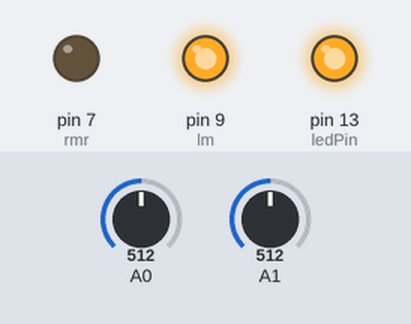
Recording of a sketch running on a simulated Arduino Uno, built with avr-gcc and run on an emulated ATmega328P. Shown: output pins drawn as LEDs (lit = HIGH). The inputs (shaded band) are chosen by the test bench; at power-on: A1 = 512, A0 = 512. Pins used as bus, display or sensor lines are not drawn; what the sketch prints to the serial monitor is not drawn.

Above: at 1.8 s.
1.9 s: A1 set to 378
3.4 s: A1 set to 352
At 4.9 s:
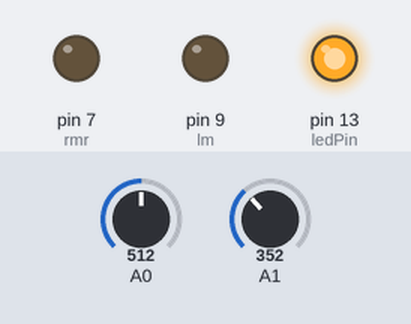
5.5 s: A0 set to 321
7.2 s: A0 set to 287
At 9.2 s:
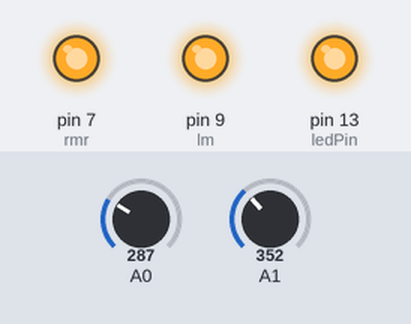
9.5 s: A0 set to 335
At 10.9 s:
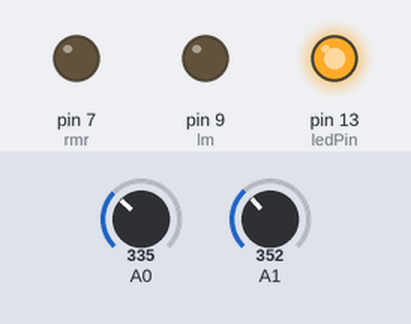
11.5 s: A0 set to 295
At 12.4 s:
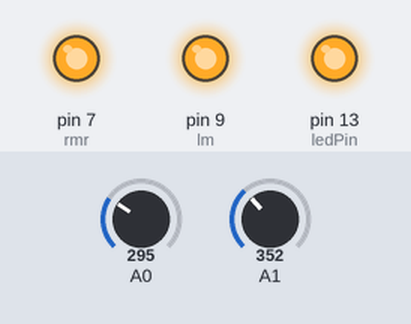
Timing chart, 0 to 14.5 s (numbered marks = the images above; inputs shaded):
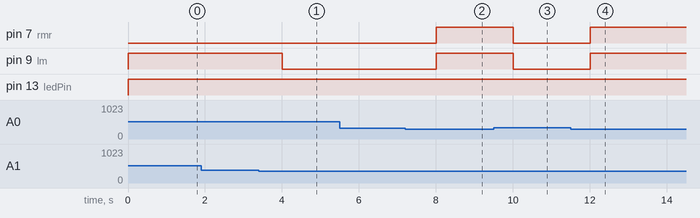

Measured:
- the behaviour switches between 361 and 360 on A1 (found by bisection; images 0 and 1)
- the behaviour switches between 305 and 304 on A0 (found by bisection; images 1 and 2)
- after the input at 3.4 s, pin 9 (lm): HIGH → LOW after 0.60 s
- after the input at 5.5 s, every drawn part: stays the same
- after the input at 7.2 s, pin 7 (rmr), pin 9 (lm): LOW → HIGH after 0.81 s
- after the input at 9.5 s, pin 7 (rmr), pin 9 (lm): HIGH → LOW after 0.51 s
- after the input at 11.5 s, pin 7 (rmr), pin 9 (lm): LOW → HIGH after 0.51 s

The sketch:

receiver.txt.ino
```cpp
//int xPin=0;//Connect x pin of adxl335 to pin A0
//int yPin=1;//Connect y pin of adxl335 to pin A1
int slm=6;
//int srm=5;

int lm=9;
int lmr=8;
int rm=10;
int rmr=7;
//int rled=5;
int ledPin=13;//led on pin 13 is ON except when bot is stationary

void setup()
{
 Serial.begin(9600);//Initialise the serial connection debugging

 pinMode(ledPin,OUTPUT);
 pinMode(lm,OUTPUT);
 pinMode(lmr,OUTPUT);
 pinMode(rm,OUTPUT);
 pinMode(rmr,OUTPUT);
//pinMode(rled,OUTPUT);
pinMode(slm,OUTPUT);
//pinMode(srm,OUTPUT);
}
void loop()
{
  int xval=analogRead(A0);
  int yval=analogRead(A1);

  Serial.print("xval=");
  Serial.println(xval);//Use xval to determine threshold for different directions

  Serial.print("yval=");
  Serial.println(yval); //Use yval to determine threshold for different directions

  //delay(1000); //used to display values after 2s delay
  Serial.print("\n");//print after 2s in a new line
    if (xval > 325 && xval < 345)//Stationary
    {
      stationary();
    }
    if(xval > 345 && xval < 360)//Forward
      {
        slowForward();
      }
      if(xval > 360)//Forward
      {
        forward();
      }

      if(xval < 305)//Backward
      {
       back();
      }

      if(yval > 360)//Left
      {
        left();
      }

      if(yval < 305)//Right
      {
        right();
      }

//    Serial.print("\n");// debugging
        delay(1000);
}

/////////////////////////////////////////////////

void forward()
{
  digitalWrite(lm,LOW);
  digitalWrite(lmr,HIGH);
  digitalWrite(rm,HIGH);
  digitalWrite(rmr,LOW);

  digitalWrite(slm,HIGH);
  Serial.print("FORWARD  ");

  digitalWrite(ledPin,HIGH);
}
void slowForward()
{
  digitalWrite(lm,LOW);
  digitalWrite(lmr,HIGH);
  digitalWrite(rm,HIGH);
  digitalWrite(rmr,LOW);
  Serial.print("FORWARD  ");
  digitalWrite(slm,LOW);

}
void back()
{
   digitalWrite(lm,HIGH);
    digitalWrite(lmr,LOW);
    digitalWrite(rm,LOW);
    digitalWrite(rmr,HIGH);
    digitalWrite(slm,LOW);
    digitalWrite(ledPin,HIGH);
}

void left(){

  digitalWrite(lm,HIGH);
  digitalWrite(lmr,LOW);
  digitalWrite(rm,LOW);
  digitalWrite(rmr,LOW);
  digitalWrite(slm,LOW);
  digitalWrite(ledPin,HIGH);
}

void right()
{
  digitalWrite(lm,LOW);
  digitalWrite(lmr,LOW);
  digitalWrite(rm,HIGH);
  digitalWrite(rmr,LOW);
  digitalWrite(slm,LOW);
  Serial.print("RIGHT");
}

void stationary(){
  digitalWrite(lm,LOW);
  digitalWrite(lmr,LOW);
  digitalWrite(rm,LOW);
  digitalWrite(rmr,LOW);
  digitalWrite(slm,LOW);
}
```
